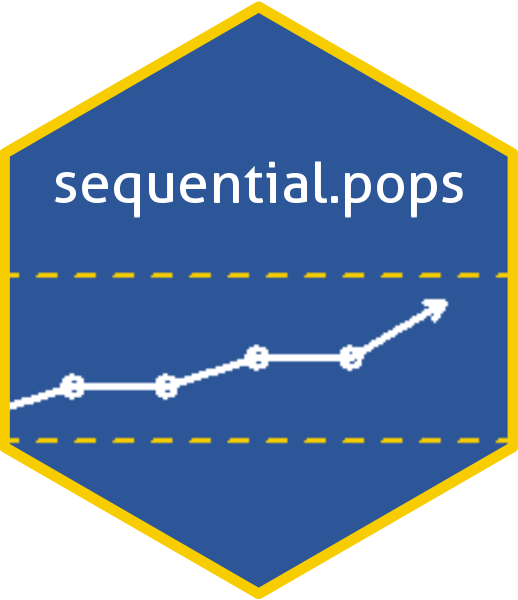

R code for this plot:

ww <- seq(1, 5)
a <- c(0.5, 0.55, 0.55, 0.6, 0.6)

png(filename = "icon.png",
    width = 250, height = 100, units = "px", pointsize = 20,
    bg = "white", res = NA, family = "", restoreConsole = TRUE,
    type = c("windows", "cairo", "cairo-png"))
par(mar = c(0, 0, 0, 0), bg = NA)
plot(ww, a, type = "o", lwd = 3, ylim = c(0.4, 0.8), xlim = c(1, 7), bty = "n", xaxt = "n", yaxt = "n", ylab = "", xlab = "", col = "white")

abline(h = 0.75, lty = 2, lwd = 2, col = "#F8CD00")
abline(h = 0.45, lty = 2, lwd = 2, col = "#F8CD00")

arrows(x0 = 5, y0 = 0.6, x1 = 6, y1 = 0.7, lwd = 3, col = "white", length = 0.1)

dev.off()

library(hexSticker)

s <- sticker("icon.png",
             package="sequential.pops", p_size=15, h_fill = "#2C5698", h_color = "#F8CD00",s_x=1, s_y=.8, s_width=1, s_height=.4,
             filename="sticker.png")

